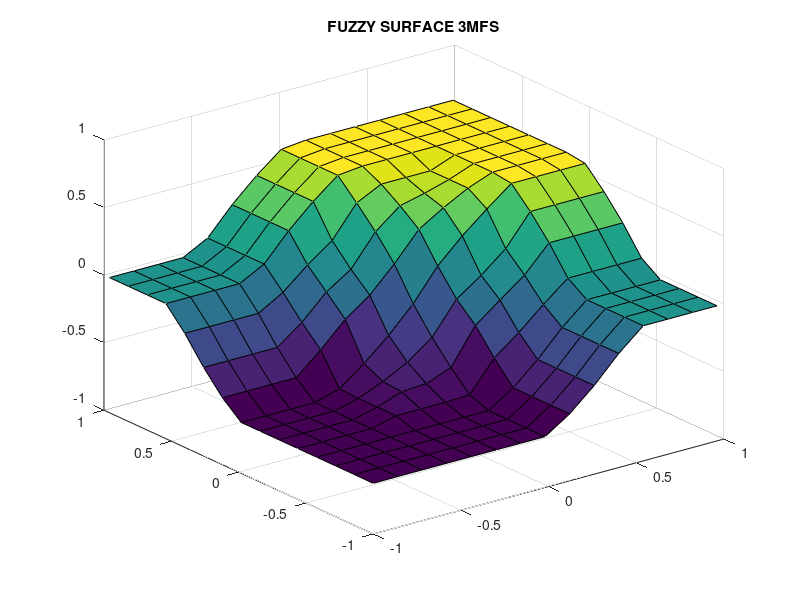

This figure's MATLAB source:
xb3=[-1.000000:0.140000:1.000000];
yb3=[-1.000000:0.140000:1.000000];
zb3=[-0.625000 -0.623782 -0.623782 -0.623782 -0.623782 -0.623782 -0.623782 -0.623782 -0.504271 -0.344055 -0.155870 0.000000 0.000000 0.000000 0.000000 ;-0.623782 -0.623782 -0.623782 -0.623782 -0.623782 -0.623782 -0.623782 -0.623782 -0.504271 -0.344055 -0.155870 0.000000 0.000000 0.000000 0.000000 ;-0.623782 -0.623782 -0.623782 -0.623782 -0.623782 -0.623782 -0.623782 -0.623782 -0.504271 -0.344055 -0.155870 0.000000 0.000000 0.000000 0.000000 ;-0.623782 -0.623782 -0.623782 -0.623782 -0.623782 -0.623782 -0.623782 -0.623782 -0.504271 -0.344055 -0.155870 0.000000 0.000000 0.000000 0.000000 ;-0.623782 -0.623782 -0.623782 -0.623782 -0.577580 -0.577580 -0.577580 -0.570368 -0.347237 -0.207957 -0.049410 0.095914 0.095914 0.095914 0.095914 ;-0.623782 -0.623782 -0.623782 -0.623782 -0.577580 -0.514115 -0.502609 -0.432811 -0.170203 -0.031808 0.103997 0.293443 0.293443 0.293443 0.293443 ;-0.623782 -0.623782 -0.623782 -0.623782 -0.577580 -0.502609 -0.407622 -0.274137 -0.039938 0.086688 0.235858 0.460978 0.460978 0.460978 0.460978 ;-0.623782 -0.623782 -0.623782 -0.623782 -0.570368 -0.432811 -0.274137 -0.089079 0.141731 0.315141 0.464796 0.604867 0.604867 0.604867 0.604867 ;-0.504271 -0.504271 -0.504271 -0.504271 -0.347237 -0.170203 -0.039938 0.141731 0.348310 0.458900 0.554753 0.623782 0.623782 0.623782 0.623782 ;-0.344055 -0.344055 -0.344055 -0.344055 -0.207957 -0.031808 0.086688 0.315141 0.458900 0.502184 0.554753 0.623782 0.623782 0.623782 0.623782 ;-0.155870 -0.155870 -0.155870 -0.155870 -0.049410 0.103997 0.235858 0.464796 0.554753 0.554753 0.554753 0.623782 0.623782 0.623782 0.623782 ;0.000000 0.000000 0.000000 0.000000 0.095914 0.293443 0.460978 0.604867 0.623782 0.623782 0.623782 0.623782 0.623782 0.623782 0.623782 ;0.000000 0.000000 0.000000 0.000000 0.095914 0.293443 0.460978 0.604867 0.623782 0.623782 0.623782 0.623782 0.623782 0.623782 0.623782 ;0.000000 0.000000 0.000000 0.000000 0.095914 0.293443 0.460978 0.604867 0.623782 0.623782 0.623782 0.623782 0.623782 0.623782 0.623782 ;0.000000 0.000000 0.000000 0.000000 0.095914 0.293443 0.460978 0.604867 0.623782 0.623782 0.623782 0.623782 0.623782 0.623782 0.623782 ;];
x3 = (xb3.^0)'*xb3;
y3 = yb3'*(yb3.^0);
surf(x3,y3,zb3);
title('FUZZY SURFACE 3MFS');